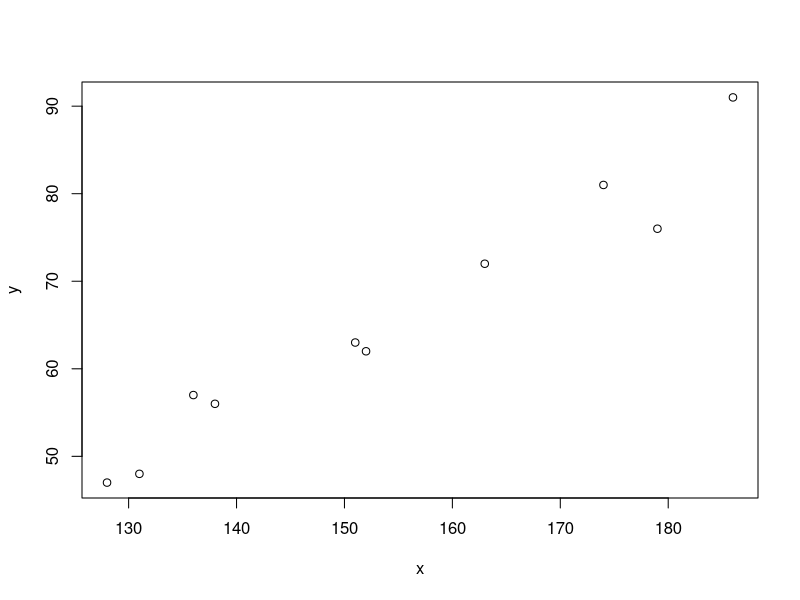
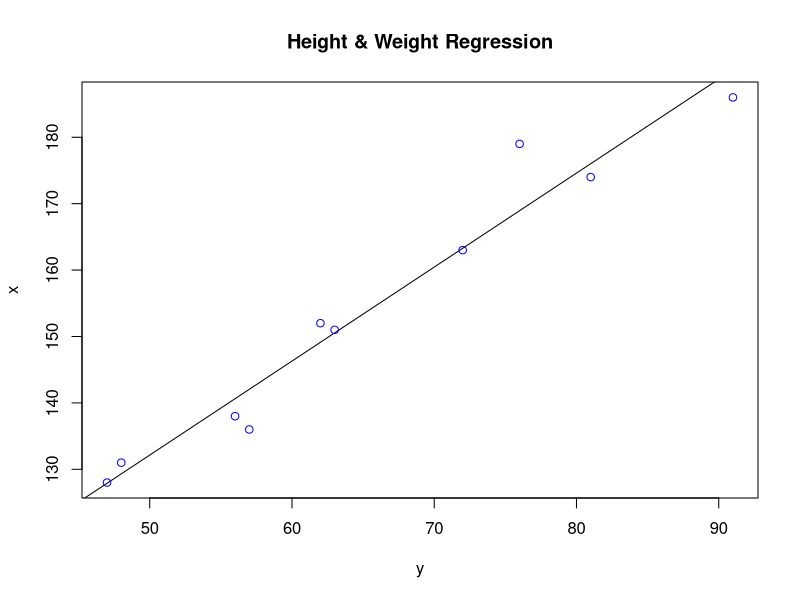
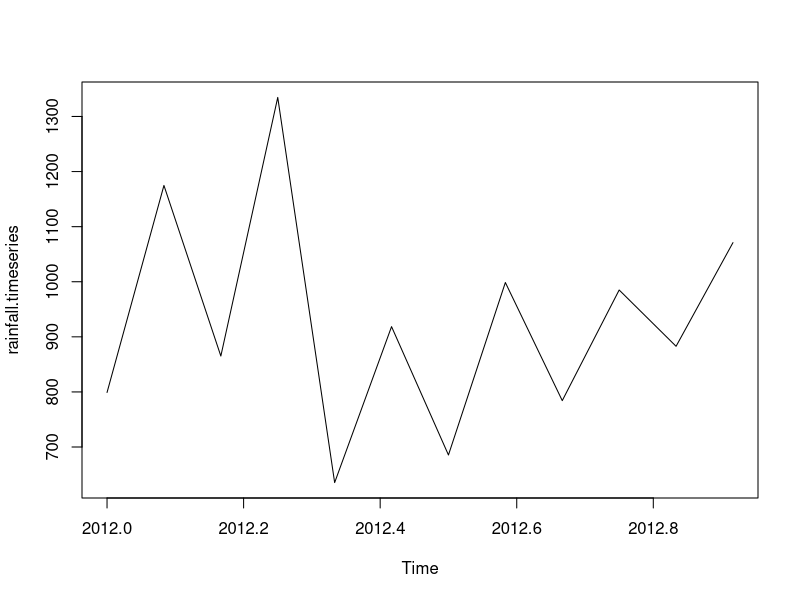
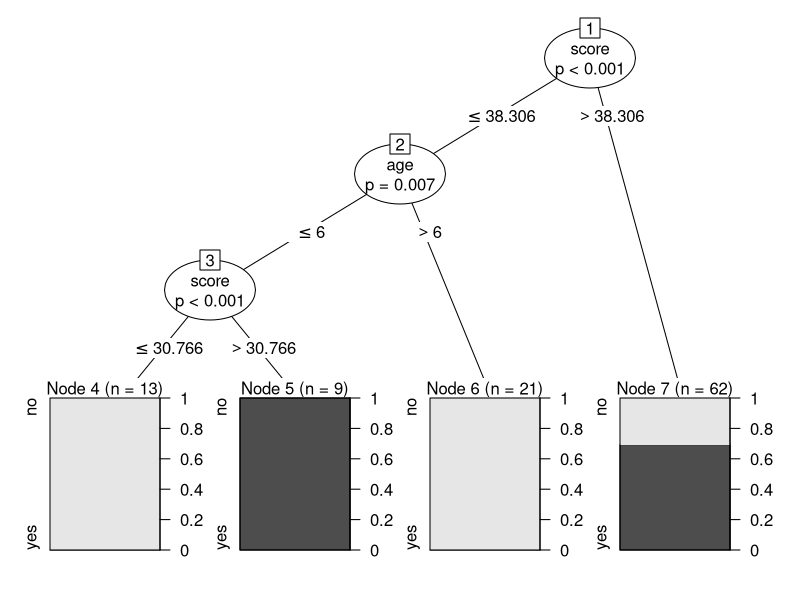

Source code (R) for these figures, in order:
# linear regression
x <- c(151, 174, 138, 186, 128, 136, 179, 163, 152, 131)
y <- c(63, 81, 56, 91, 47, 57, 76, 72, 62, 48)

# Apply the lm() function.
relation <- lm(y~x)

print(relation)

plot(y~x)

print(summary(relation))


a <- data.frame(x = 179)

result <- predict(relation,a)
print(result)

# file
png(file = "linearregression.png")

# plot 
plot(y,x,col="blue",main = "Height & Weight Regression", abline(lm(x~y),cex = 1.3,pch = 16 ,xlab = "Weight in kg",
                                                                ylab = "Height in cm"))

dev.off()

head(mtcars)


# Multiple regression 
# use the dataset "mtcars", including: 每加仑里程(mpg),气缸排量(disp),马力(hp),汽车重量("wt")
input <- mtcars[,c("mpg","disp","hp","wt")]
print(head(input))

# create the relationship model 
model <- lm(mpg ~ disp+hp+wt,data = input)

# show the model
print(model)

# Get the intercept and cofficients as vector elements
cat("# # # # the coefficient values ###")

a <- coef(model)[1]
print(a)



# logical regression
input <- mtcars[,c("am","cyl","hp","wt")]
am.data <- glm(formula = am ~ cyl+hp+wt, data = input, family = binomial)

print(summary(am.data))

# Get the data points in form of a R vector.
rainfall <- c(799,1174.8,865.1,1334.6,635.4,918.5,685.5,998.6,784.2,985,882.8,1071)

# Convert it to a time series object.
rainfall.timeseries <- ts(rainfall,start = c(2012,1),frequency = 12)

# Print the timeseries data.
print(rainfall.timeseries)

# Give the chart file a name.
png(file = "rainfall.png")

# Plot a graph of the time series.
plot(rainfall.timeseries)

# Save the file.
dev.off()

install.packages("party")


library(party)
print(head(readingSkills))

# create the data set
input.dat <- readingSkills[c(1:105),]

# give the chart file a name
png(file = "decision_tree.png")

# create the tree
output.tree <- ctree(
  nativeSpeaker ~ age + shoeSize + score,
  data = input.dat
)

plot(output.tree)

dev.off()

install.packages("randomForest")
# Load the party package. It will automatically load other required packages.
library(party)
library(randomForest)

# Create the forest.
output.forest <- randomForest(nativeSpeaker ~ age + shoeSize + score, 
                              data = readingSkills)

# View the forest results.
print(output.forest) 

# Importance of each predictor.
print(importance(output.forest,type = 2)) 


install.packages("survival")


# Load the library.
library("survival")

# Print first few rows.
print(head(pbc))

# Load the library.
library("MASS")

# Create a data frame from the main data set.
car.data <- data.frame(Cars93$AirBags, Cars93$Type)

# Create a table with the needed variables.
car.data = table(Cars93$AirBags, Cars93$Type) 
print(car.data)

# Perform the Chi-Square test.
print(chisq.test(car.data))
